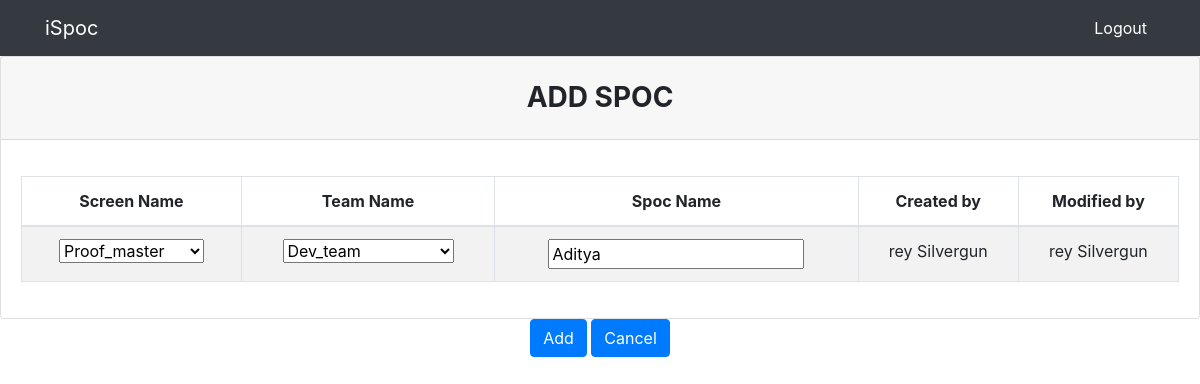
/edit/18 (signed in), run on the app's committed database.
### spoc/models.py (models this page shows)
class Spoc(models.Model):
    id = models.AutoField(primary_key=True)
    screen_name =  models.CharField(max_length=50,choices=screen_name_choices,null=True)
    team_name =  models.CharField(max_length=50,choices=team_name_choices,null=True)
    spoc_name =  models.CharField(max_length=50,null=True)
    created_date = models.DateField(auto_now_add=True)
    created_by = models.CharField(max_length=50,null=True)
    modified_date = models.DateField(auto_now_add=True)
    modified_by = models.CharField(max_length=50,null=True)
    is_delete = models.BooleanField(default=False)
    is_approve = models.BooleanField(default=False)

### spoc/views.py (the view, shortened to what this page needs)
# urls.py: path('edit/<int:pk>', views.edit, name='spoc-edit'),
def edit(request, pk):
    spoc = Spoc.objects.get(id=pk)
    form = SpocTableForm(instance=spoc)
    luser = User.objects.get(username=request.user)
    context = {
        'form':form,
        'profile' : str(spoc.created_by)
    }
    return render(request, 'spoc/newentry.html', context)

### spoc/forms.py
class SpocTableForm(forms.ModelForm):
	class Meta:
		model = Spoc
		fields = '__all__'

### templates/spoc/newentry.html (shortened to what this page needs)
{%extends 'partials/base.html'%}
{%block content%}
<form action="" method="POST">
  <div class="card">
      <h3 class="card-header text-center font-weight-bold text-uppercase py-4">
        Add Spoc
      </h3>
      <div class="card-body">
        <div id="table" class="table-editable">
          <table class="table table-bordered table-responsive-md table-striped text-center">
            <thead>
              <tr>
                  <th class="text-center">Screen Name</th>
                  <th class="text-center">Team Name</th>
                  <th class="text-center">Spoc Name</th>
                  <th class="text-center">Created by</th>
                  <th class="text-center">Modified by</th>
              </tr>
            </thead>
            <tbody>
              <tr>
                <td>{{form.screen_name}}</td>
                <td>{{form.team_name}}</td>
                <td>{{form.spoc_name}}</td>
                <td>{{profile}}</td>
                <td>{{profile}}</td>
              </tr>
            </tbody>
          </table>
        </div>
      </div>
    </div>
    <div class="col-md-12  text-center">
      <button class="btn btn-primary text-right" type="submit">Add</button>
      <button type="submit" class="btn btn-primary text-right" onclick="location.href='{% url 'spoc-view'%}'">Cancel</button>
    </div>
</form>
{%endblock%}

### data on the page
Spoc: screen_name "Proof_master", team_name "Dev_team", spoc_name "Aditya", created_by "rey Silvergun"
